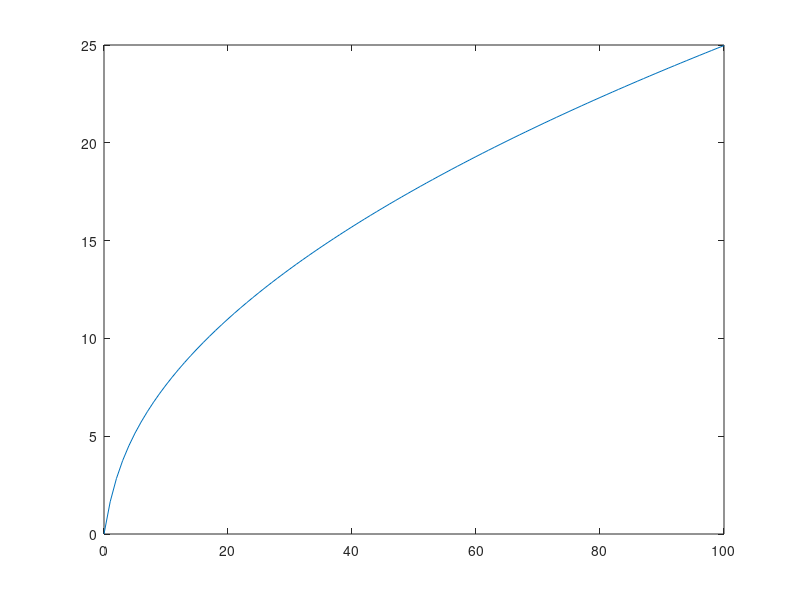

Write MATLAB code to recreate this figure.
clear;
clc;
close all;
fun = @(x,c) 2*c*exp(-c.*(1-cos(x))).*cos(x);
c=5;
format long
q = integral(@(x) fun(x,c),0,pi/2,'RelTol',0,'AbsTol',1e-12);
solution=101;
B=zeros(solution,1);
cc=linspace(0,100,solution)';
for i=1:1:solution
    B(i)=integral(@(x) fun(x,cc(i)),0,pi/2,'RelTol',0,'AbsTol',1e-12);
end

plot(cc,B);